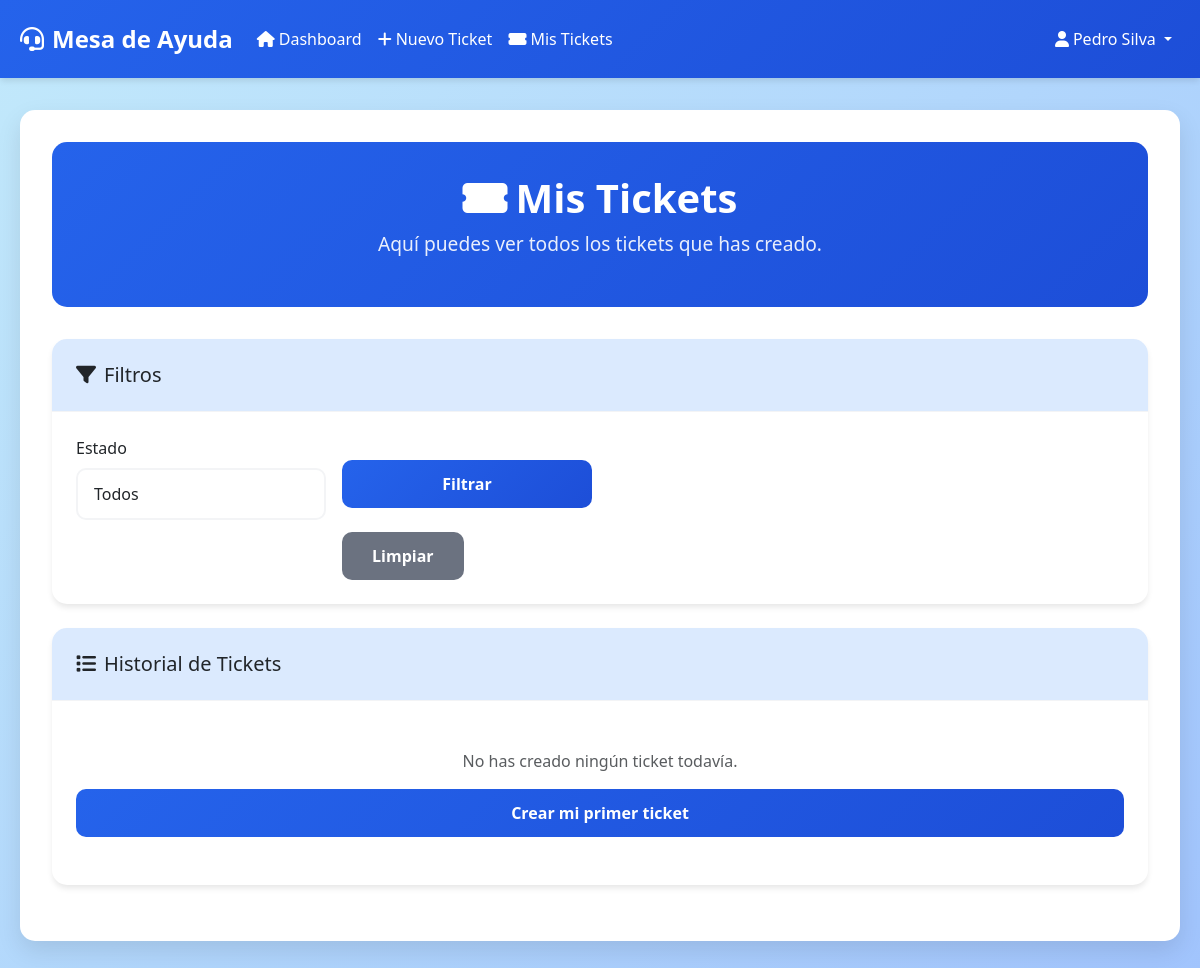
Page /mis_tickets.php (signed in) on the earlier database version.
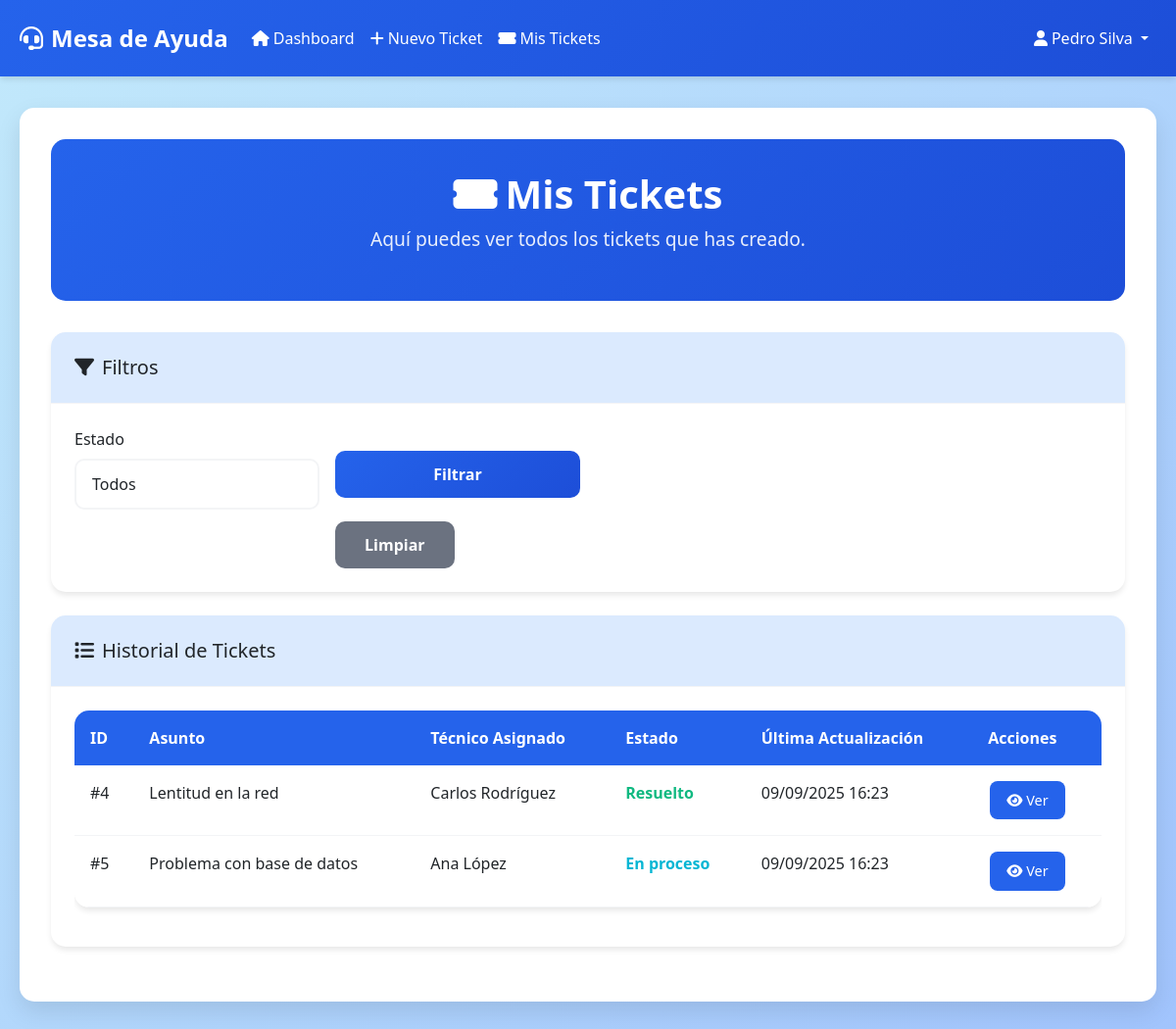
Same page on the later database version.
### tables this page shows
CREATE TABLE IF NOT EXISTS tickets (
    id_ticket INT AUTO_INCREMENT PRIMARY KEY,
    id_usuario INT NOT NULL,
    asunto VARCHAR(255) NOT NULL,
    descripcion TEXT NOT NULL,
    categoria VARCHAR(50) NOT NULL,
    prioridad ENUM('Baja', 'Media', 'Alta', 'Urgente') DEFAULT 'Media',
    estado ENUM('Pendiente', 'En proceso', 'Resuelto', 'Cerrado usuario', 'Cerrado automático') DEFAULT 'Pendiente',
    fecha_creacion DATETIME DEFAULT CURRENT_TIMESTAMP,
    fecha_ultima_actualizacion DATETIME DEFAULT CURRENT_TIMESTAMP ON UPDATE CURRENT_TIMESTAMP,
    fecha_resolucion DATETIME NULL,
    id_tecnico_asignado INT NULL,
    FOREIGN KEY (id_usuario) REFERENCES usuarios(id_usuario) ON DELETE CASCADE,
    FOREIGN KEY (id_tecnico_asignado) REFERENCES usuarios(id_usuario) ON DELETE SET NULL
);

CREATE TABLE IF NOT EXISTS usuarios (
    id_usuario INT AUTO_INCREMENT PRIMARY KEY,
    nombre VARCHAR(100) NOT NULL,
    correo VARCHAR(100) NOT NULL UNIQUE,
    contrasena VARCHAR(255) NOT NULL,
    rol ENUM('cliente', 'tecnico', 'admin') DEFAULT 'cliente',
    fecha_registro TIMESTAMP DEFAULT CURRENT_TIMESTAMP,
    activo BOOLEAN DEFAULT TRUE
);

### mis_tickets.php (the view, shortened to what the changed rows need)
<?php
require_once 'conexion.php';
$usuario_id = $_SESSION['usuario_id'];
$where_conditions = ["t.id_usuario = ?"];
$params = [$usuario_id];
$where_clause = 'WHERE ' . implode(' AND ', $where_conditions);
try {
    $sql = "SELECT t.*, tec.nombre as tecnico_asignado
            FROM tickets t
            LEFT JOIN usuarios tec ON t.id_tecnico_asignado = tec.id_usuario
            $where_clause
            ORDER BY t.fecha_creacion DESC";
    $stmt = $pdo->prepare($sql);
    $stmt->execute($params);
    $tickets = $stmt->fetchAll();
} catch(PDOException $e) {
    $error = 'Error al cargar los tickets.';
}
?>
<!DOCTYPE html>
<html lang="es">
<head>
    <link href="https://cdn.jsdelivr.net/npm/bootstrap@5.3.0/dist/css/bootstrap.min.css" rel="stylesheet">
    <link href="https://cdnjs.cloudflare.com/ajax/libs/font-awesome/6.0.0/css/all.min.css" rel="stylesheet">
    <link href="estilos.css" rel="stylesheet">
</head>
<body>
    <div class="container">
        <div class="dashboard-container fade-in">
            <div class="dashboard-header">
                <h1 class="dashboard-title">
                    <i class="fas fa-ticket-alt me-2"></i>Mis Tickets
                </h1>
            </div>
            <div class="card">
                <div class="card-body">
                    <?php if (empty($tickets)): ?>
                        <div class="text-center py-4">
                            <p class="text-muted">No has creado ningún ticket todavía.</p>
                            <a href="crear_ticket.php" class="btn btn-primary">Crear mi primer ticket</a>
                        </div>
                    <?php else: ?>
                        <div class="table-responsive">
                            <table class="table">
                                <thead>
                                    <tr>
                                        <th>ID</th>
                                        <th>Asunto</th>
                                        <th>Técnico Asignado</th>
                                        <th>Estado</th>
                                        <th>Última Actualización</th>
                                        <th>Acciones</th>
                                    </tr>
                                </thead>
                                <tbody>
                                    <?php foreach ($tickets as $ticket): ?>
                                        <tr>
                                            <td>#<?php echo $ticket['id_ticket']; ?></td>
                                            <td><?php echo htmlspecialchars($ticket['asunto']); ?></td>
                                            <td><?php echo htmlspecialchars($ticket['tecnico_asignado'] ?? 'Sin asignar'); ?></td>
                                            <td>
                                                <span class="estado-<?php echo str_replace(' ', '-', strtolower($ticket['estado'])); ?>">
                                                    <?php echo $ticket['estado']; ?>
                                                </span>
                                            </td>
                                            <td><?php echo date('d/m/Y H:i', strtotime($ticket['fecha_ultima_actualizacion'])); ?></td>
                                            <td>
                                                <a href="ver_ticket.php?id=<?php echo $ticket['id_ticket']; ?>" class="btn btn-action btn-view btn-sm">
                                                    <i class="fas fa-eye"></i> Ver
                                                </a>
                                            </td>
                                        </tr>
                                    <?php endforeach; ?>
                                </tbody>
                            </table>
                        </div>
                    <?php endif; ?>
                </div>
            </div>
        </div>
    </div>
</body>
</html>

Differences in the rows shown:
added tickets: id_ticket "4", asunto "Lentitud en la red", id_tecnico_asignado.nombre "Carlos Rodríguez", estado "Resuelto", fecha_ultima_actualizacion "09/09/2025 16:23"
added tickets: id_ticket "5", asunto "Problema con base de datos", id_tecnico_asignado.nombre "Ana López", estado "En proceso", fecha_ultima_actualizacion "09/09/2025 16:23"
Other differences:
text no longer shown: "No has creado ningún ticket todavía. Crear mi primer ticket"
text now shown: "ID Asunto Técnico Asignado Estado Última Actualización Acciones"
